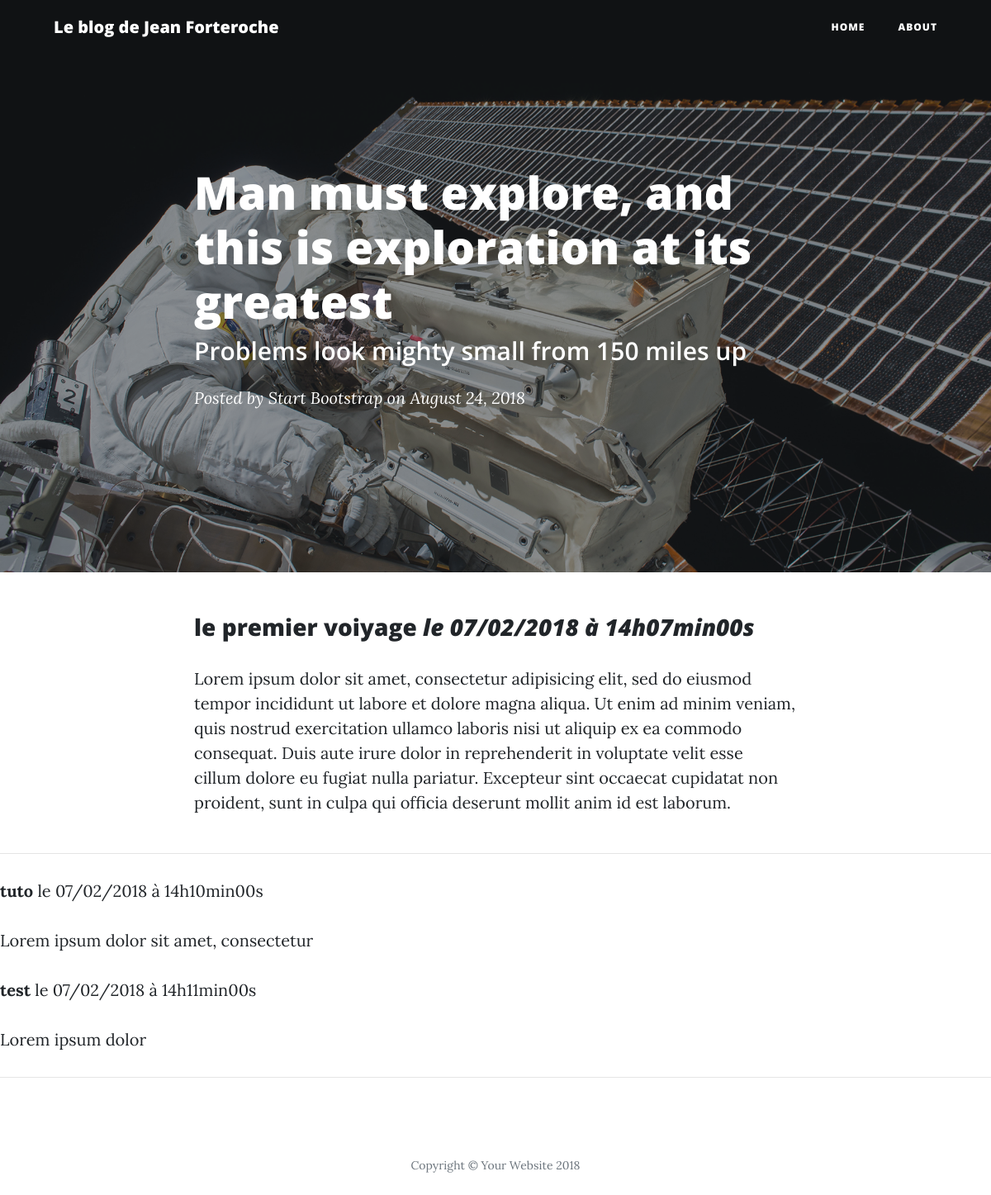
The page /index.php?action=listPosts&id=1 on the database its author committed.
### tables this page shows
CREATE TABLE IF NOT EXISTS `chapters` (
  `id` int(11) NOT NULL AUTO_INCREMENT,
  `title` varchar(255) NOT NULL,
  `content` text NOT NULL,
  `creation_date` datetime NOT NULL,
  PRIMARY KEY (`id`)
);

CREATE TABLE IF NOT EXISTS `comments` (
  `id` int(11) NOT NULL AUTO_INCREMENT,
  `chapter_id` int(11) NOT NULL,
  `author` varchar(255) NOT NULL,
  `comment` text NOT NULL,
  `comment_date` datetime NOT NULL,
  PRIMARY KEY (`id`)
);

### controller/controller.php (called while the page is built, shortened)
<?php
require('model/model.php');
function listPosts()
{
    $chapter = getChapter($_GET['id']);
    $comments = getComments($_GET['id']);
    require('view/commentsView.php');
}

### model/model.php (called while the page is built, shortened)
<?php
function dbConnect()
{
	try
	{
		$db = new PDO('mysql:host=localhost;dbname=project_8;charset=utf8', 'root', '');
		return $db;
	}
	catch(Exception $e)
	{
	    die('Erreur : '.$e->getMessage());
	}
}
function getChapter($chapterId)
{
	$db = dbConnect();
	$req = $db->prepare('SELECT id, title, content, DATE_FORMAT(creation_date, \'%d/%m/%Y à %Hh%imin%ss\') AS creation_date_fr FROM chapters WHERE id = ?');
	$req->execute(array($chapterId));
	$chapter = $req->fetch();
	return $chapter;
}
function getComments($chapterId)
{
	$db = dbConnect();
	$comments = $db->prepare('SELECT author, comment, DATE_FORMAT(comment_date, \'%d/%m/%Y à %Hh%imin%ss\') AS comment_date_fr FROM comments WHERE chapter_id = ? ORDER BY comment_date');
	$comments->execute(array($chapterId));
	return $comments;
}
?>

### view/commentsView.php (the view, shortened to what this page needs)
    <nav class="navbar navbar-expand-lg navbar-light fixed-top" id="mainNav">
      <div class="container">
        <a class="navbar-brand" href="index.php">Le blog de Jean Forteroche</a>
        <div class="collapse navbar-collapse" id="navbarResponsive">
          <ul class="navbar-nav ml-auto">
            <li class="nav-item">
              <a class="nav-link" href="index.php">Home</a>
            </li>
            <li class="nav-item">
              <a class="nav-link" href="about.html">About</a>
            </li>
          </ul>
        </div>
      </div>
    </nav>
    <header class="masthead" style="background-image: url('public/img/post-bg.jpg')">
      <div class="overlay"></div>
      <div class="container">
        <div class="row">
          <div class="col-lg-8 col-md-10 mx-auto">
            <div class="post-heading">
              <h1>Man must explore, and this is exploration at its greatest</h1>
              <h2 class="subheading">Problems look mighty small from 150 miles up</h2>
              <span class="meta">Posted by
                <a href="#">Start Bootstrap</a>
                on August 24, 2018</span>
            </div>
          </div>
        </div>
      </div>
    </header>
    <article>
      <div class="container">
        <div class="row">
          <div class="col-lg-8 col-md-10 mx-auto">
            <h3>
        <?= htmlspecialchars($chapter['title']); ?>
        <em>le <?= $chapter['creation_date_fr']; ?></em>
    </h3>
<p>
    <?=nl2br(htmlspecialchars($chapter['content']));?>
    </p>
          </div>
        </div>
      </div>
    </article>
    <hr>
    <?php
while ($comment = $comments->fetch())
{
?>
<p><strong><?= htmlspecialchars($comment['author']); ?></strong> le <?= $comment['comment_date_fr']; ?></p>
<p><?= nl2br(htmlspecialchars($comment['comment'])); ?></p>
<?php
}
?>
    <hr>
    <footer>
      <div class="container">
        <div class="row">
          <div class="col-lg-8 col-md-10 mx-auto">
            <p class="copyright text-muted">Copyright &copy; Your Website 2018</p>
          </div>
        </div>
      </div>
    </footer>
<?php require('template.php'); ?>

### rows shown on the page
chapters: title "le premier voiyage", content "Lorem ipsum dolor sit amet, consectetur adipisicing elit, sed do eiusmod tempor incididunt ut labore et dolore magna aliqua. Ut enim ad minim veniam, quis nostrud exercitation ullamco laboris nisi ut aliquip ex ea commodo consequat. Duis aute irure dolor in reprehenderit in voluptate velit esse cillum dolore eu fugiat nulla pariatur. Excepteur sint occaecat cupidatat non proident, sunt in culpa qui officia deserunt mollit anim id est laborum."
comments: author "tuto", comment_date_fr "07/02/2018 à 14h10min00s", comment "Lorem ipsum dolor sit amet, consectetur"
comments: author "test", comment_date_fr "07/02/2018 à 14h11min00s", comment "Lorem ipsum dolor"

### other values the page prints
$chapter['creation_date_fr'] "07/02/2018 à 14h07min00s"
